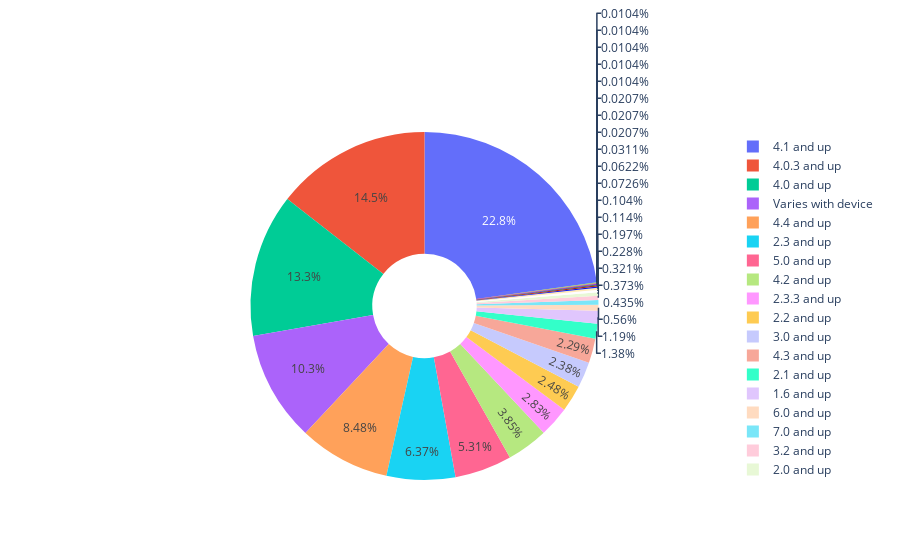

The notebook cell this image was saved under:
### Code cell
#25)Google Play Apps Android Version Ratio
labels = df.AndroidVer.unique()
values=[]
for each in labels:
    values.append(len(df[df.AndroidVer==each]))

# Use `hole` to create a donut-like pie chart
fig = go.Figure(data=[go.Pie(labels=labels, values=values, hole=.3)])
fig.show()

### Figure 1 — Plotly figure (JSON) as saved in the notebook; plotly's stock layout.template omitted (floating-point values rounded to 4 significant figures)
{"data": [{"hole": 0.3, "labels": ["4.0.3 and up", "4.2 and up", "4.4 and up", "2.3 and up", "3.0 and up", "4.1 and up", "4.0 and up", "2.3.3 and up", "Varies with device", "2.2 and up", "5.0 and up", "6.0 and up", "1.6 and up", "1.5 and up", "2.1 and up", "7.0 and up", "5.1 and up", "4.3 and up", "4.0.3 - 7.1.1", "2.0 and up", "3.2 and up", "4.4W and up", "7.1 and up", "7.0 - 7.1.1", "8.0 and up", "5.0 - 8.0", "3.1 and up", "2.0.1 and up", "4.1 - 7.1.1", "5.0 - 6.0", "1.0 and up", "2.2 - 7.1.1", "5.0 - 7.1.1"], "type": "pie", "values": [1395, 371, 818, 615, 230, 2202, 1283, 273, 989, 239, 512, 54, 115, 19, 133, 42, 22, 221, 2, 31, 36, 11, 3, 1, 6, 2, 10, 7, 1, 1, 2, 1, 1]}], "layout": {}}
